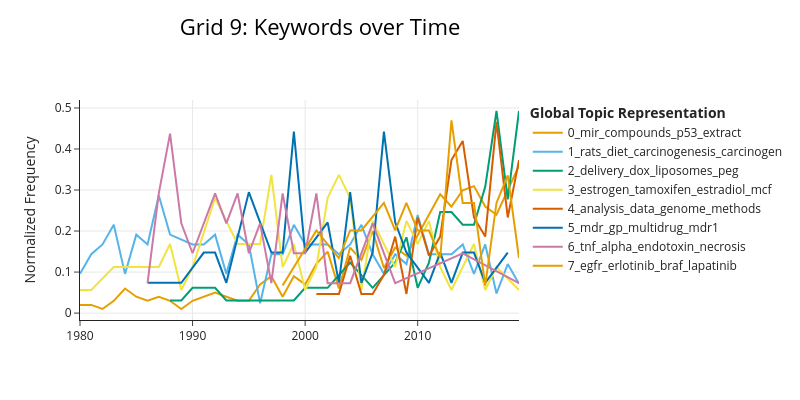

The notebook cell saved with this chart:
### Code cell
# Time-based topic analysis
topics_over_time = topic_model.topics_over_time(input_docs, input_year)
topic_model.visualize_topics_over_time(
    topics_over_time,
    top_n_topics=8,
    normalize_frequency=True,
    width=800,
    height=400,
    title="Grid 9: Keywords over Time",
)

### Figure 1 — Plotly figure (JSON) as saved in the notebook; plotly's stock layout.template omitted (floating-point values rounded to 4 significant figures)
{"data": [{"hoverinfo": "text", "hovertext": ["<b>Topic 0</b><br>Words: anthraquinone, impurity, oxygenated, purity, hypoxic", "<b>Topic 0</b><br>Words: mechlorethamine, halogen, diones, thiamine, pd", "<b>Topic 0</b><br>Words: adm, thp, ils, equally, tetrahydropyranyladriamycin", "<b>Topic 0</b><br>Words: mis, demethoxy, shoulder, difluoromethylornithine, guanylhydrazone", "<b>Topic 0</b><br>Words: egee, egme, adriamycin, brine, medium", "<b>Topic 0</b><br>Words: mgbg, bimolane, dfmo, alkoxycarbonyl, demethyl", "<b>Topic 0</b><br>Words: porfiromycin, mitomycin, interstrand, emt6, links", "<b>Topic 0</b><br>Words: ta, 077, pyrazoloacridines, l1210, maltase", "<b>Topic 0</b><br>Words: dfr, rubomycin, daunorubicin, dnr, p388", "<b>Topic 0</b><br>Words: persistent, mitoxantrone, cytoplasmic, intracellular, nucleic", "<b>Topic 0</b><br>Words: phenylalanyl, cyclotetrapeptides, cfu, semiautomated, detransformation", "<b>Topic 0</b><br>Words: cpib, p388, mtn, crosslinks, ureidooxy", "<b>Topic 0</b><br>Words: cur, samdc, 973, mgbg, mamsa", "<b>Topic 0</b><br>Words: aps, suramin, phenothiazines, pg, topo", "<b>Topic 0</b><br>Words: 48664, cgp, samdc, ursolic, asiminecin", "<b>Topic 0</b><br>Words: hla, ambrosin, dr, fv, pollen", "<b>Topic 0</b><br>Words: sulindac, ome, asparagus, benzothiazoles, nitracrine", "<b>Topic 0</b><br>Words: 27319, dtd, syk, mmc, butyrate", "<b>Topic 0</b><br>Words: twh, adozelesin, extract, ent, diterpenes", "<b>Topic 0</b><br>Words: auraptene, amrubicin, amrubicinol, h10, daf", "<b>Topic 0</b><br>Words: p16, cow, cdks, atopic, reacting", "<b>Topic 0</b><br>Words: cox, nsaids, oligonucleotides, antisense, amifostine", "<b>Topic 0</b><br>Words: squamocin, 2653, rofecoxib, protodioscin, ascididemin", "<b>Topic 0</b><br>Words: platyphylla, japonica, var, ets, capillary", "<b>Topic 0</b><br>Words: aie, 10a, piperine, ves, ptdins", "<b>Topic 0</b><br>Words: mammea, wox1, ts, luteolin, gsk3beta", "<b>Topic 0</b><br>Words: nag1, tp53, 3sigma, acp6, hepatocarcinoma", "<b>Topic 0</b><br>Words: pdcd4, upar, par, mpp, triptolide", "<b>Topic 0</b><br>Words: tos, jhu, rock, nsc, ga", "<b>Topic 0</b><br>Words: e2f1, cdk8, rack1, fumigation, dmsp", "<b>Topic 0</b><br>Words: 483, 27a, mir, 196b, igf2", "<b>Topic 0</b><br>Words: 451, pml, lobaplatin, pdk3, mmp2", "<b>Topic 0</b><br>Words: fgf19, asc, noscapine, βkl, senp3", "<b>Topic 0</b><br>Words: influenza, tfa, brucine, jaridonin, artemisinin", "<b>Topic 0</b><br>Words: chek1, 222, pdcd5, 497, p4ha1", "<b>Topic 0</b><br>Words: resveratrol, cadinene, pak4, ligustrazine, mir", "<b>Topic 0</b><br>Words: mir, 200b, nrbp2, bpiq, 1299", "<b>Topic 0</b><br>Words: prkd1, lkb1, cdc37, bitc, gdf15", "<b>Topic 0</b><br>Words: xist, pdef, isoalantolactone, malat1, 5p", "<b>Topic 0</b><br>Words: mir, 876, circkif4a, agnps, notch1"], "marker": {"color": "#E69F00"}, "mode": "lines", "name": "0_mir_compounds_p53_extract", "type": "scatter", "x": [1980, 1981, 1982, 1983, 1984, 1985, 1986, 1987, 1988, 1989, 1990, 1991, 1992, 1993, 1994, 1995, 1996, 1997, 1998, 1999, 2000, 2001, 2002, 2003, 2004, 2005, 2006, 2007, 2008, 2009, 2010, 2011, 2012, 2013, 2014, 2015, 2016, 2017, 2018, 2019], "y": [0.01997, 0.01997, 0.009985, 0.02995, 0.05991, 0.03994, 0.02995, 0.03994, 0.02995, 0.009985, 0.02995, 0.03994, 0.04992, 0.03994, 0.02995, 0.02995, 0.06989, 0.08986, 0.03994, 0.08986, 0.06989, 0.1198, 0.1498, 0.05991, 0.1598, 0.1298, 0.1997, 0.1098, 0.1598, 0.1398, 0.1897, 0.2396, 0.2896, 0.2596, 0.2995, 0.3095, 0.2596, 0.2396, 0.2995, 0.3594]}, {"hoverinfo": "text", "hovertext": ["<b>Topic 1</b><br>Words: hexadecynoate, cyclic, dimethylhydrazine, methylaniline, monoene", "<b>Topic 1</b><br>Words: hch, naphthoflavone, pyrene, tetrahydrobenzo, se", "<b>Topic 1</b><br>Words: des, bp, ahh, toxaphene, carbaryl", "<b>Topic 1</b><br>Words: malformations, urethan, ellagic, retinamide, des", "<b>Topic 1</b><br>Words: bap, mca, petasitenine, cellulose, bep", "<b>Topic 1</b><br>Words: oils, mutagens, mnan, cas, teleocidin", "<b>Topic 1</b><br>Words: methylchrysene, aci, f1, pyrene, glu", "<b>Topic 1</b><br>Words: methylphosphonate, male, 000, dimethyl, rats", "<b>Topic 1</b><br>Words: das, aaf, lpm, hydroxy, bnpp", "<b>Topic 1</b><br>Words: benzene, cla, selenium, carcinogens, bzde", "<b>Topic 1</b><br>Words: oltipraz, vch, afb1, epoxide, wk", "<b>Topic 1</b><br>Words: blue, sky, gland, ppm, direct", "<b>Topic 1</b><br>Words: pb, caloric, ccp, nodules, ah", "<b>Topic 1</b><br>Words: aom, nnm, 9cra, efa, acidophilic", "<b>Topic 1</b><br>Words: bd, dgmp, bde, fbpi, bmo", "<b>Topic 1</b><br>Words: dieldrin, phenobarbital, hepatic, synthesis, centrilobular", "<b>Topic 1</b><br>Words: meiqx, pups, peitc, bht, dams", "<b>Topic 1</b><br>Words: ea, scfa, analogue, bran, peroxisome", "<b>Topic 1</b><br>Words: epsilon, dcb, methylbenzo, siamese, cassia", "<b>Topic 1</b><br>Words: iq, booh, dap, butene, dial", "<b>Topic 1</b><br>Words: pcp, tea, puva, inulin, chp", "<b>Topic 1</b><br>Words: tser, butoxyethanol, naphthol, gst, nac", "<b>Topic 1</b><br>Words: mdf, pxc, acf, haemin, nonylphenol", "<b>Topic 1</b><br>Words: cla, paste, methylselenol, lens, selenomethionine", "<b>Topic 1</b><br>Words: wine, nitrosation, erdosteine, diosmin, quercetin", "<b>Topic 1</b><br>Words: dehp, ugt2b7, egcg, pediatric, epirubicin", "<b>Topic 1</b><br>Words: tomatine, st, roasting, dbp, trout", "<b>Topic 1</b><br>Words: ugt1a1, exercise, asians, nmu, ferulic", "<b>Topic 1</b><br>Words: nat2, rs3789243, smokers, norwegian, bdmc", "<b>Topic 1</b><br>Words: apfo, pparα, dats, hams, phthalate", "<b>Topic 1</b><br>Words: folate, q10, repletion, coenzyme, risk", "<b>Topic 1</b><br>Words: dfs, rxra, resiquimod, snps, n7", "<b>Topic 1</b><br>Words: humifusa, maff, gstt1, uvb, selenite", "<b>Topic 1</b><br>Words: d4, gold, lan, il17, pyridyl", "<b>Topic 1</b><br>Words: se, evoo, bu, tb, hoso", "<b>Topic 1</b><br>Words: tc, psoriatic, astaxanthin, canthaxanthin, pm", "<b>Topic 1</b><br>Words: lut, gstp1, polymorph, coulombic, grid", "<b>Topic 1</b><br>Words: rs13278062, hcas, mc1r, dr4, oleuropein", "<b>Topic 1</b><br>Words: aop, oxphos, bv, kers, americans"], "marker": {"color": "#56B4E9"}, "mode": "lines", "name": "1_rats_diet_carcinogenesis_carcinogen", "type": "scatter", "x": [1980, 1981, 1982, 1983, 1984, 1985, 1986, 1987, 1988, 1990, 1991, 1992, 1993, 1994, 1995, 1996, 1997, 1998, 1999, 2000, 2001, 2002, 2003, 2004, 2005, 2006, 2007, 2008, 2009, 2010, 2011, 2012, 2013, 2014, 2015, 2016, 2017, 2018, 2019], "y": [0.09562, 0.1434, 0.1673, 0.2151, 0.09562, 0.1912, 0.1673, 0.2869, 0.1912, 0.1673, 0.1673, 0.1912, 0.09562, 0.1912, 0.1673, 0.0239, 0.1434, 0.1434, 0.2151, 0.1673, 0.1673, 0.1673, 0.1434, 0.1673, 0.2151, 0.1434, 0.09562, 0.1434, 0.1195, 0.239, 0.1434, 0.1434, 0.1434, 0.1673, 0.09562, 0.1673, 0.04781, 0.1195, 0.07171]}, {"hoverinfo": "text", "hovertext": ["<b>Topic 2</b><br>Words: dxr, mab, 27, immunoconjugates, proteoglycan", "<b>Topic 2</b><br>Words: ic201, streptomyces, p388d1, decen, cirratus", "<b>Topic 2</b><br>Words: 99mtc, dadt, tapp, unmodified, labeled", "<b>Topic 2</b><br>Words: dox, nanospheres, ns, lmsf, lc", "<b>Topic 2</b><br>Words: ga, ganta, gallium, transferrin, tf", "<b>Topic 2</b><br>Words: 210, mdx, bsab, neu, bispecific", "<b>Topic 2</b><br>Words: folic, folate, oligodeoxynucleotides, myelocytic, derivatization", "<b>Topic 2</b><br>Words: 67ga, transferrin, nifedipine, photodegraded, uptake", "<b>Topic 2</b><br>Words: 131i, archaeosomes, hu3s193, archaeosome, lipids", "<b>Topic 2</b><br>Words: ifngamma, ha, hifngamma, liposomal, residence", "<b>Topic 2</b><br>Words: dextran, cationic, lipoplexes, nucleic, superficial", "<b>Topic 2</b><br>Words: bbn, nh, sib, annexin, 99m", "<b>Topic 2</b><br>Words: ksa, np, dspe, folate, formulated", "<b>Topic 2</b><br>Words: adjuvants, rgd, doxsaliform, alphavbeta3, 4c", "<b>Topic 2</b><br>Words: pe, nanocarriers, tatp, peg, biotin", "<b>Topic 2</b><br>Words: plu, liposomes, cf, dox, cocktail", "<b>Topic 2</b><br>Words: tnas, rada16, hapn, doxo, emch", "<b>Topic 2</b><br>Words: nhmc, hmc, unencapsulated, vis, hpv", "<b>Topic 2</b><br>Words: doxo, mgah22, cd16a, ag, tos", "<b>Topic 2</b><br>Words: peg, nanoparticles, oa02, det, vt", "<b>Topic 2</b><br>Words: mnp, ndi, ddp, fe, sirna", "<b>Topic 2</b><br>Words: gmp, ngs, di, au, hydrophobic", "<b>Topic 2</b><br>Words: plga, nc, fra, polyplexes, nanoparticles", "<b>Topic 2</b><br>Words: micelles, 240, dendrimers, ncl, psi", "<b>Topic 2</b><br>Words: dtx, fa, delivery, pag, micelles", "<b>Topic 2</b><br>Words: apatinib, mthf, pix, ssdca, apa", "<b>Topic 2</b><br>Words: nimotuzumab, dm1, dox, peg, sub"], "marker": {"color": "#009E73"}, "mode": "lines", "name": "2_delivery_dox_liposomes_peg", "type": "scatter", "x": [1988, 1989, 1990, 1992, 1993, 1995, 1998, 1999, 2000, 2001, 2002, 2003, 2004, 2005, 2006, 2008, 2009, 2010, 2011, 2012, 2013, 2014, 2015, 2016, 2017, 2018, 2019], "y": [0.03079, 0.03079, 0.06157, 0.06157, 0.03079, 0.03079, 0.03079, 0.03079, 0.06157, 0.06157, 0.06157, 0.09236, 0.1231, 0.09236, 0.06157, 0.1231, 0.1847, 0.06157, 0.1231, 0.2463, 0.2463, 0.2155, 0.2155, 0.3079, 0.4926, 0.2771, 0.4926]}, {"hoverinfo": "text", "hovertext": ["<b>Topic 3</b><br>Words: methoxyestradiol, tebg, testosterone, binds, globulin", "<b>Topic 3</b><br>Words: 1n, estradiol, cama, sublines, 1r", "<b>Topic 3</b><br>Words: hr, g0, estradiol, 3h, er", "<b>Topic 3</b><br>Words: polyamines, nitrosomethylurea, hypersensitization, tamoxifen, desensitization", "<b>Topic 3</b><br>Words: danazol, ag, progesterone, pentyl, stronger", "<b>Topic 3</b><br>Words: naloxone, kf, estrogen, adaptation, phenol", "<b>Topic 3</b><br>Words: ldh5, tamoxifen, tam, estradiol, caski", "<b>Topic 3</b><br>Words: ir3, sr, igf, igfs, somatomedin", "<b>Topic 3</b><br>Words: 000, opioid, ra, mr, 75", "<b>Topic 3</b><br>Words: lysis, tam, lak, er, programmed", "<b>Topic 3</b><br>Words: br, camp, estrone, hpra, r5020", "<b>Topic 3</b><br>Words: fos, arom, igf, verapamil, ra", "<b>Topic 3</b><br>Words: myc, tam, tamoxifen, lactase, equilibrative", "<b>Topic 3</b><br>Words: sef19, progesterone, captopril, estrogen, aromatase", "<b>Topic 3</b><br>Words: zearalenone, melatonin, estradiol, bg, genistein", "<b>Topic 3</b><br>Words: irs, igf, insulin, 435a, estrogen", "<b>Topic 3</b><br>Words: ohen, s30, equilenin, hydroxyequilenin, lc", "<b>Topic 3</b><br>Words: bpa, oestradiol, igf, oestrogenic, oh", "<b>Topic 3</b><br>Words: htert, ici, e2, tamoxifen, dysplasia", "<b>Topic 3</b><br>Words: irs, 17beta, hsd, cp8668, methionine", "<b>Topic 3</b><br>Words: eralpha, tam, triptorelin, glucocorticoid, mood", "<b>Topic 3</b><br>Words: lgnrh, lamprey, gonadotropin, iii, ala6", "<b>Topic 3</b><br>Words: erbeta, troglitazone, isoflavones, soy, epirubicin", "<b>Topic 3</b><br>Words: proteasome, gr, estrogens, modifying, estrogen", "<b>Topic 3</b><br>Words: mor, pyrethroids, endomorphin, opioid, aromatase", "<b>Topic 3</b><br>Words: adipor1, preinvasive, formestane, dcis, eds", "<b>Topic 3</b><br>Words: ovx, esr1, nr2e3, estrogen, ovariectomized", "<b>Topic 3</b><br>Words: raloxifene, aromatase, antiestrogens, erβ, rt4", "<b>Topic 3</b><br>Words: mifepristone, coregulator, ancsr2, ancestral, sr", "<b>Topic 3</b><br>Words: gen, tfs, oht, spi, withdrawal", "<b>Topic 3</b><br>Words: doce, sie, tau, 218, melatonin", "<b>Topic 3</b><br>Words: soy, concerns, epidemiologic, diphenolic, adolescence", "<b>Topic 3</b><br>Words: erα, gr, tam, bc, glucocorticoid", "<b>Topic 3</b><br>Words: involution, breastfeeding, abrupt, luminal, gradual"], "marker": {"color": "#F0E442"}, "mode": "lines", "name": "3_estrogen_tamoxifen_estradiol_mcf", "type": "scatter", "x": [1980, 1981, 1983, 1984, 1986, 1987, 1988, 1989, 1990, 1992, 1993, 1994, 1996, 1997, 1998, 1999, 2000, 2001, 2002, 2003, 2004, 2005, 2006, 2008, 2009, 2010, 2011, 2012, 2013, 2014, 2015, 2016, 2017, 2019], "y": [0.05617, 0.05617, 0.1123, 0.1123, 0.1123, 0.1123, 0.1685, 0.05617, 0.1123, 0.2808, 0.2247, 0.1685, 0.1685, 0.337, 0.1123, 0.1685, 0.05617, 0.1123, 0.2808, 0.337, 0.2808, 0.05617, 0.2247, 0.1123, 0.2247, 0.1685, 0.2247, 0.1123, 0.05617, 0.1123, 0.1685, 0.05617, 0.1123, 0.05617]}, {"hoverinfo": "text", "hovertext": ["<b>Topic 4</b><br>Words: miniaturized, microsphere, massively, dissecting, developments", "<b>Topic 4</b><br>Words: oligonucleotide, algorithm, leave, violated, sets", "<b>Topic 4</b><br>Words: rassf1a, set, sera, apc, prognostic", "<b>Topic 4</b><br>Words: icbs, sheet, interchain, database, subtractive", "<b>Topic 4</b><br>Words: ionisation, paid, desorption, tof, flight", "<b>Topic 4</b><br>Words: preprocessing, electrophoretic, analytical, nucleoside, profiles", "<b>Topic 4</b><br>Words: wound, biopsy, placebo, biopsies, proteomic", "<b>Topic 4</b><br>Words: module, maps, projects, kinases, wound", "<b>Topic 4</b><br>Words: platforms, segregate, snps, analysing, allows", "<b>Topic 4</b><br>Words: glycans, personalized, mgpi, glycan, inaugural", "<b>Topic 4</b><br>Words: ptc, scna, gwe, pathways, mortality", "<b>Topic 4</b><br>Words: bmiq, chip, bias, humms, bac", "<b>Topic 4</b><br>Words: signatures, omics, software, simulation, escc", "<b>Topic 4</b><br>Words: trim44, phosphoinositides, inprogas, validation, sl", "<b>Topic 4</b><br>Words: mocluster, icluster, proteogenomics, shifts, chemicals", "<b>Topic 4</b><br>Words: toolkit, genegazer, sequencing, proteomics, gaze_profiler", "<b>Topic 4</b><br>Words: occc, lipidomic, csc, incident, screens", "<b>Topic 4</b><br>Words: ret, pdx, swath, mdgs, heag1", "<b>Topic 4</b><br>Words: mogsa, sickle, stroke, omics, pgk1"], "marker": {"color": "#D55E00"}, "mode": "lines", "name": "4_analysis_data_genome_methods", "type": "scatter", "x": [2001, 2002, 2003, 2004, 2005, 2006, 2007, 2008, 2009, 2010, 2011, 2012, 2013, 2014, 2015, 2016, 2017, 2018, 2019], "y": [0.04663, 0.04663, 0.04663, 0.1399, 0.04663, 0.04663, 0.09325, 0.1865, 0.04663, 0.2331, 0.1399, 0.1865, 0.373, 0.4196, 0.2331, 0.1865, 0.4663, 0.2331, 0.373]}, {"hoverinfo": "text", "hovertext": ["<b>Topic 5</b><br>Words: chr, daunomycin, isoprenoids, dimethoxybenzyl, ethylenediamine", "<b>Topic 5</b><br>Words: mdr, withstand, glycoprotein, atypical, survive", "<b>Topic 5</b><br>Words: immunotoxins, d792, d595, hb21, verapamil", "<b>Topic 5</b><br>Words: valinomycin, sw480, sc1nu, dioc5, dxr", "<b>Topic 5</b><br>Words: cok, pak, kb, 36ln, subline", "<b>Topic 5</b><br>Words: transepithelial, ht29, c1, subclone, passage", "<b>Topic 5</b><br>Words: ver, chemosensitizers, gp, vrp, mdr", "<b>Topic 5</b><br>Words: mdr, eipa, dx, gp, glycoprotein", "<b>Topic 5</b><br>Words: mdr1, gp, ve, 833, psc", "<b>Topic 5</b><br>Words: mv522, mgi, 114, gp170, organelles", "<b>Topic 5</b><br>Words: mrp, calcein, pgp, pump, multidrug", "<b>Topic 5</b><br>Words: yh1885, quinine, basolateral, pectin, apical", "<b>Topic 5</b><br>Words: mrp, mt, pgp, gp, sclc", "<b>Topic 5</b><br>Words: pdr5p, phenothiazines, antifungal, pdr5, alkylene", "<b>Topic 5</b><br>Words: bcrp, gefitinib, irinotecan, gp, efflux", "<b>Topic 5</b><br>Words: nbd, glccer, pgp, flipping, flippase", "<b>Topic 5</b><br>Words: caco, egfp, monolayer, methotrexate, lc", "<b>Topic 5</b><br>Words: bcrp, sgc7901, mrp1, vcr, cse", "<b>Topic 5</b><br>Words: rosuvastatin, oatp1b1, docetaxel, transporters, marine", "<b>Topic 5</b><br>Words: mdr1, pbk, gcs, cmv, mdr", "<b>Topic 5</b><br>Words: abcg2, mbli, irinotecan, 87, acridone", "<b>Topic 5</b><br>Words: zafirlukast, mdr, abcg2, mitoxantrone, abc", "<b>Topic 5</b><br>Words: tacrolimus, cyp3a5, abcc2, mrp2, h2", "<b>Topic 5</b><br>Words: mrp1, gsk3αβ, ribavirin, cd, rh460", "<b>Topic 5</b><br>Words: cation, metformin, oct3, grp78, ps6k", "<b>Topic 5</b><br>Words: pmca2, epithelia, pump, lactation, plasmalemmal", "<b>Topic 5</b><br>Words: dmy, amyloid, transport, dihydromyricetin, uptake"], "marker": {"color": "#0072B2"}, "mode": "lines", "name": "5_mdr_gp_multidrug_mdr1", "type": "scatter", "x": [1986, 1988, 1989, 1991, 1992, 1993, 1995, 1996, 1997, 1998, 1999, 2000, 2002, 2003, 2004, 2005, 2006, 2007, 2008, 2009, 2011, 2012, 2013, 2014, 2015, 2016, 2018], "y": [0.07372, 0.07372, 0.07372, 0.1474, 0.1474, 0.07372, 0.2949, 0.2212, 0.1474, 0.1474, 0.4423, 0.1474, 0.2212, 0.07372, 0.2949, 0.07372, 0.1474, 0.4423, 0.2212, 0.1474, 0.07372, 0.1474, 0.07372, 0.1474, 0.1474, 0.07372, 0.1474]}, {"hoverinfo": "text", "hovertext": ["<b>Topic 6</b><br>Words: endothelium, cachectin, endothelial, elaborating, tnf", "<b>Topic 6</b><br>Words: chemotactic, tnf, rtnf, rabbit, 125i", "<b>Topic 6</b><br>Words: tnf, pge1, paf, abpp, endotoxin", "<b>Topic 6</b><br>Words: cachectin, lps, tnf, weight, loss", "<b>Topic 6</b><br>Words: continuous, infusion, bolus, percentages, pair", "<b>Topic 6</b><br>Words: neopterin, neutrophil, endotoxin, protected, desensitization", "<b>Topic 6</b><br>Words: pmnl, lps, txb2, ams, keto", "<b>Topic 6</b><br>Words: faa, ok, 432, dfx, tnf", "<b>Topic 6</b><br>Words: histamine, vasoconstriction, paf, myocardial, rtnf", "<b>Topic 6</b><br>Words: arginine, na, paecs, transport, lipopolysaccharide", "<b>Topic 6</b><br>Words: htnf, mpeg, tnf, r55, r75", "<b>Topic 6</b><br>Words: acd, anaemia, epo, causation, rheumatoid", "<b>Topic 6</b><br>Words: stnf, pmx, cnp, p55, p75", "<b>Topic 6</b><br>Words: mtx, reexposure, cia, illness, norepinephrine", "<b>Topic 6</b><br>Words: rbtnf, exp, pvg, ghrh, heifers", "<b>Topic 6</b><br>Words: cpg, corticosterone, fetal, membranes, procoagulant", "<b>Topic 6</b><br>Words: pbmnc, gentamicin, metronidazole, vancomycin, antibiotics", "<b>Topic 6</b><br>Words: cnf1, uroepithelial, necrotizing, uropathogenic, proinflammatory", "<b>Topic 6</b><br>Words: ami, tace, hs, hospital, pbmcs", "<b>Topic 6</b><br>Words: crf, sensory, crf1, crf2, cgrp", "<b>Topic 6</b><br>Words: luteal, cl, tnfr, luteolysis, 2alpha", "<b>Topic 6</b><br>Words: spinal, zym, hyperexcitability, joint, knee", "<b>Topic 6</b><br>Words: picd, neonatal, monocytes, tace, infected"], "marker": {"color": "#CC79A7"}, "mode": "lines", "name": "6_tnf_alpha_endotoxin_necrosis", "type": "scatter", "x": [1986, 1987, 1988, 1989, 1990, 1991, 1992, 1993, 1994, 1995, 1996, 1997, 1998, 1999, 2000, 2001, 2002, 2003, 2004, 2006, 2008, 2014, 2019], "y": [0.07293, 0.2917, 0.4376, 0.2188, 0.1459, 0.2188, 0.2917, 0.2188, 0.2917, 0.1459, 0.2188, 0.07293, 0.2917, 0.1459, 0.1459, 0.2917, 0.07293, 0.07293, 0.07293, 0.2188, 0.07293, 0.1459, 0.07293]}, {"hoverinfo": "text", "hovertext": ["<b>Topic 7</b><br>Words: gdp, ras, mg2, exchange, switch", "<b>Topic 7</b><br>Words: su11925, somatostatin, egfr, erbb, rtks", "<b>Topic 7</b><br>Words: nm23, gab1, ras, grb2, metastasis", "<b>Topic 7</b><br>Words: mb231, egfr, trastuzumab, gefitinib, kip1", "<b>Topic 7</b><br>Words: met, egfr, sulindac, y1003f, erlotinib", "<b>Topic 7</b><br>Words: egfr, transactivation, lpa, met, vpa", "<b>Topic 7</b><br>Words: cmet, rho, pf02341066, ralp, hysteresis", "<b>Topic 7</b><br>Words: ipi, 504, ryr1, 0879, gdc", "<b>Topic 7</b><br>Words: plx4032, sams, egf, lapatinib, eg4", "<b>Topic 7</b><br>Words: hnc, p70s6k, gpcr, vemurafenib, egfr", "<b>Topic 7</b><br>Words: sstr3, sst, sstr2, igfbp, igfir", "<b>Topic 7</b><br>Words: egfr, pib5pa, igfbp, erlotinib, tkis", "<b>Topic 7</b><br>Words: bcar1, bcar3, egfr, sr48692, nts", "<b>Topic 7</b><br>Words: tumorspheres, rala, quiescent, ck1α, braf", "<b>Topic 7</b><br>Words: fgfr4, pasireotide, ocr, pituitary, somatostatin", "<b>Topic 7</b><br>Words: hunk, pcl, axl, mpeg, gas6", "<b>Topic 7</b><br>Words: entrectinib, egfr, ntrk1, bim, km12sm", "<b>Topic 7</b><br>Words: her4, casein, deguelin, nrg, vemurafenib"], "marker": {"color": "#E69F00"}, "mode": "lines", "name": "7_egfr_erlotinib_braf_lapatinib", "type": "scatter", "x": [1998, 2001, 2003, 2004, 2005, 2007, 2008, 2009, 2010, 2011, 2012, 2013, 2014, 2015, 2016, 2017, 2018, 2019], "y": [0.06712, 0.2013, 0.1342, 0.2013, 0.2013, 0.2685, 0.2013, 0.2685, 0.2013, 0.2013, 0.1342, 0.4698, 0.2685, 0.2685, 0.06712, 0.2685, 0.3356, 0.1342]}], "layout": {"height": 400, "hoverlabel": {"bgcolor": "white", "font": {"family": "Rockwell", "size": 16}}, "legend": {"title": {"text": "<b>Global Topic Representation"}}, "title": {"font": {"color": "Black", "size": 22}, "text": "Grid 9: Keywords over Time", "x": 0.4, "xanchor": "center", "y": 0.95, "yanchor": "top"}, "width": 800, "xaxis": {"showgrid": true}, "yaxis": {"showgrid": true, "title": {"text": "Normalized Frequency"}}}}
